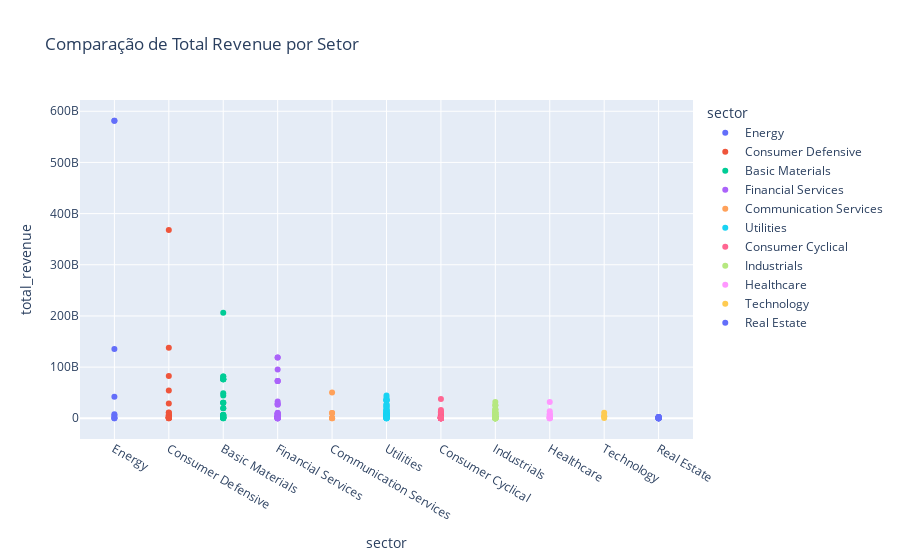

Notebook code cell kept with this figure:
### Markdown cell above
#### Comparação de Receita Total (Total Revenue):

### Code cell
# Gráfico de dispersão de Total Revenue vs. setor

df = df_fundamentals_book.sort_values(by=["total_revenue"], ascending=False)
fig = px.scatter(data_frame=df, y="total_revenue", x="sector", title="Comparação de Total Revenue por Setor", color="sector", hover_name="long_name")
fig.show()

### Figure 1 — Plotly figure (JSON) as saved in the notebook; plotly's stock layout.template omitted (floating-point values rounded to 4 significant figures)
{"data": [{"hovertemplate": "<b>%{hovertext}</b><br><br>sector=%{x}<br>total_revenue=%{y}<extra></extra>", "hovertext": ["Petróleo Brasileiro S.A. - Petrobras", "Petróleo Brasileiro S.A. - Petrobras", "Ultrapar Participações S.A.", "Cosan S.A.", "Prio S.A.", "Refinaria de Petróleos de Manguinhos S.A.", "Enauta Participações S.A.", "Lupatech S.A.", "OSX Brasil S.A."], "legendgroup": "Energy", "marker": {"color": "#636efa", "symbol": "circle"}, "mode": "markers", "name": "Energy", "orientation": "v", "showlegend": true, "type": "scatter", "x": ["Energy", "Energy", "Energy", "Energy", "Energy", "Energy", "Energy", "Energy", "Energy"], "xaxis": "x", "y": [581562990592, 581562990592, 135396335616, 41903177728, 8085656064, 5257510912, 1689777024, 95867000, 36470000], "yaxis": "y"}, {"hovertemplate": "<b>%{hovertext}</b><br><br>sector=%{x}<br>total_revenue=%{y}<extra></extra>", "hovertext": ["JBS S.A.", "Marfrig Global Foods S.A.", "Ambev S.A.", "BRF S.A.", "Minerva S.A.", "M. Dias Branco S.A. Indústria e Comércio de Alimentos", "Camil Alimentos S.A.", "SLC Agrícola S.A.", "Cogna Educação S.A.", "Yduqs Participações S.A.", "Ânima Holding S.A.", "JOSAPAR Joaquim Oliveira S.A. Participações", "JOSAPAR Joaquim Oliveira S.A. Participações", "Ser Educacional S.A.", "Bombril S.A.", "BrasilAgro - Companhia Brasileira de Propriedades Agrícolas", "Mundial S.A. - Produtos de Consumo", "Minupar Participações S.A.", "Bahema Educação S.A.", "Excelsior Alimentos S.A.", "Pomifrutas S/A"], "legendgroup": "Consumer Defensive", "marker": {"color": "#EF553B", "symbol": "circle"}, "mode": "markers", "name": "Consumer Defensive", "orientation": "v", "showlegend": true, "type": "scatter", "x": ["Consumer Defensive", "Consumer Defensive", "Consumer Defensive", "Consumer Defensive", "Consumer Defensive", "Consumer Defensive", "Consumer Defensive", "Consumer Defensive", "Consumer Defensive", "Consumer Defensive", "Consumer Defensive", "Consumer Defensive", "Consumer Defensive", "Consumer Defensive", "Consumer Defensive", "Consumer Defensive", "Consumer Defensive", "Consumer Defensive", "Consumer Defensive", "Consumer Defensive", "Consumer Defensive"], "xaxis": "x", "y": [367859990528, 138076635136, 82710536192, 54207614976, 28934797312, 11076557824, 10679205888, 6962803200, 5476808192, 4858398208, 3637224960, 2195858944, 2195858944, 1762512000, 1488289024, 1249437056, 808867968, 383556000, 374216992, 209987008, 7426000], "yaxis": "y"}, {"hovertemplate": "<b>%{hovertext}</b><br><br>sector=%{x}<br>total_revenue=%{y}<extra></extra>", "hovertext": ["Vale S.A.", "Braskem S.A.", "Braskem S.A.", "Gerdau S.A.", "Metalurgica Gerdau S.A.", "Gerdau S.A.", "Metalurgica Gerdau S.A.", "Suzano S.A.", "Companhia Siderúrgica Nacional", "Usinas Siderúrgicas de Minas Gerais S.A.", "Usinas Siderúrgicas de Minas Gerais S.A.", "Usinas Siderúrgicas de Minas Gerais S.A.", "Klabin S.A.", "Klabin S.A.", "São Martinho S.A.", "Unipar Carbocloro S.A.", "Unipar Carbocloro S.A.", "Unipar Carbocloro S.A.", "Fertilizantes Heringer S.A.", "Cia de Ferro Ligas da Bahia S.A. - FERBASA", "Cia de Ferro Ligas da Bahia S.A. - FERBASA", "Panatlântica S.A.", "Panatlântica S.A.", "Paranapanema S.A.", "Mangels Industrial S.A.", "Tronox Pigmentos do Brasil S.A.", "Tronox Pigmentos do Brasil S.A.", "Companhia Melhoramentos de São Paulo", "Nutriplant Indústria e Comércio S/A"], "legendgroup": "Basic Materials", "marker": {"color": "#00cc96", "symbol": "circle"}, "mode": "markers", "name": "Basic Materials", "orientation": "v", "showlegend": true, "type": "scatter", "x": ["Basic Materials", "Basic Materials", "Basic Materials", "Basic Materials", "Basic Materials", "Basic Materials", "Basic Materials", "Basic Materials", "Basic Materials", "Basic Materials", "Basic Materials", "Basic Materials", "Basic Materials", "Basic Materials", "Basic Materials", "Basic Materials", "Basic Materials", "Basic Materials", "Basic Materials", "Basic Materials", "Basic Materials", "Basic Materials", "Basic Materials", "Basic Materials", "Basic Materials", "Basic Materials", "Basic Materials", "Basic Materials", "Basic Materials"], "xaxis": "x", "y": [206414004224, 81578762240, 81578762240, 76250947584, 76250947584, 76250947584, 76250947584, 49004474368, 44334133248, 30237046784, 30237046784, 30237046784, 19694954496, 19694954496, 6272693760, 6266180096, 6266180096, 6266180096, 5625378816, 2826161920, 2826161920, 2010267008, 2010267008, 1635170944, 958731008, 687374016, 687374016, 202420992, 155735008], "yaxis": "y"}, {"hovertemplate": "<b>%{hovertext}</b><br><br>sector=%{x}<br>total_revenue=%{y}<extra></extra>", "hovertext": ["Itaú Unibanco Holding S.A.", "Itaú Unibanco Holding S.A.", "Banco do Brasil S.A.", "Banco Bradesco S.A.", "Banco Bradesco S.A.", "Banco Bradesco S.A.", "Porto Seguro S.A.", "Banco BTG Pactual S.A.", "Banco BTG Pactual S.A.", "Hapvida Participações e Investimentos S.A.", "Banco do Nordeste do Brasil S.A.", "IRB-Brasil Resseguros S.A.", "B3 S.A. - Brasil, Bolsa, Balcão", "BB Seguridade Participações S.A.", "Banco Pan S.A.", "Banco do Estado do Rio Grande do Sul S.A.", "Banco do Estado do Rio Grande do Sul S.A.", "Banco do Estado do Rio Grande do Sul S.A.", "Banco Mercantil do Brasil S.A.", "Banco Mercantil do Brasil S.A.", "BRB - Banco de Brasília S.A.", "Banco da Amazônia S.A.", "Banco BMG S.A.", "Banco ABC Brasil S.A.", "Financeira Alfa S.A. - Crédito, Financiamento e Investimentos", "Financeira Alfa S.A. - Crédito, Financiamento e Investimentos", "Banestes S.A - Banco do Estado do Espírito Santo", "Banestes S.A - Banco do Estado do Espírito Santo", "Consórcio Alfa de Administração S.A.", "Banco Pine S.A.", "Banco do Estado de Sergipe S.A.", "Banco do Estado de Sergipe S.A.", "Banco Alfa de Investimento S.A.", "Banco Alfa de Investimento S.A.", "Alper Consultoria e Corretora de Seguros S.A.", "Companhia de Participações Aliança da Bahia", "Companhia de Participações Aliança da Bahia", "Creditaqui Financeira S.A. - Crédito, Financiamento e Investimento", "Banco Mercantil de Investimentos S.A.", "Banco Mercantil de Investimentos S.A."], "legendgroup": "Financial Services", "marker": {"color": "#ab63fa", "symbol": "circle"}, "mode": "markers", "name": "Financial Services", "orientation": "v", "showlegend": true, "type": "scatter", "x": ["Financial Services", "Financial Services", "Financial Services", "Financial Services", "Financial Services", "Financial Services", "Financial Services", "Financial Services", "Financial Services", "Financial Services", "Financial Services", "Financial Services", "Financial Services", "Financial Services", "Financial Services", "Financial Services", "Financial Services", "Financial Services", "Financial Services", "Financial Services", "Financial Services", "Financial Services", "Financial Services", "Financial Services", "Financial Services", "Financial Services", "Financial Services", "Financial Services", "Financial Services", "Financial Services", "Financial Services", "Financial Services", "Financial Services", "Financial Services", "Financial Services", "Financial Services", "Financial Services", "Financial Services", "Financial Services", "Financial Services"], "xaxis": "x", "y": [118938001408, 118938001408, 95328927744, 72893186048, 72893186048, 72893186048, 32613675008, 27751354368, 27751354368, 26389682176, 10592342016, 9590924288, 9005003776, 8559824896, 8450192896, 5803804160, 5803804160, 5803804160, 2868445952, 2868445952, 2658298880, 2219761920, 2034155008, 1941778944, 1875171968, 1875171968, 1420918016, 1420918016, 1039689024, 456796992, 455048000, 455048000, 410123008, 410123008, 284499008, 49275000, 49275000, 34616000, 24711000, 24711000], "yaxis": "y"}, {"hovertemplate": "<b>%{hovertext}</b><br><br>sector=%{x}<br>total_revenue=%{y}<extra></extra>", "hovertext": ["Telefônica Brasil S.A.", "Oi S.A.", "Oi S.A.", "Telecomunicações Brasileiras S.A. - Telebras", "Telecomunicações Brasileiras S.A. - Telebras", "Atom Empreendimentos e Participações S.A.", "DTCOM - Direct to Company S.A."], "legendgroup": "Communication Services", "marker": {"color": "#FFA15A", "symbol": "circle"}, "mode": "markers", "name": "Communication Services", "orientation": "v", "showlegend": true, "type": "scatter", "x": ["Communication Services", "Communication Services", "Communication Services", "Communication Services", "Communication Services", "Communication Services", "Communication Services"], "xaxis": "x", "y": [50311852032, 10408729600, 10408729600, 390356000, 390356000, 26831000, 9557000], "yaxis": "y"}, {"hovertemplate": "<b>%{hovertext}</b><br><br>sector=%{x}<br>total_revenue=%{y}<extra></extra>", "hovertext": ["Neoenergia S.A.", "CPFL Energia S.A.", "Companhia Energética de Minas Gerais - CEMIG", "Companhia Energética de Minas Gerais - CEMIG", "Centrais Elétricas Brasileiras S.A. - Eletrobrás", "Centrais Elétricas Brasileiras S.A. - Eletrobrás", "Equatorial Energia S.A.", "Energisa S.A.", "Energisa S.A.", "Companhia de Saneamento Básico do Estado de São Paulo - SABESP", "Companhia Paranaense de Energia - COPEL", "Companhia Paranaense de Energia - COPEL", "Companhia de Gás de São Paulo - COMGÁS", "Companhia de Gás de São Paulo - COMGÁS", "Rede Energia Participações S.A.", "Companhia de Eletricidade do Estado da Bahia - COELBA", "Companhia de Eletricidade do Estado da Bahia - COELBA", "Light S.A.", "Engie Brasil Energia S.A.", "Centrais Elétricas de Santa Catarina S.A.", "Eneva S.A.", "Companhia Energética do Ceará - COELCE", "Companhia Energética do Ceará - COELCE", "Elektro Redes S.A.", "Ampla Energia e Serviços S.A.", "Energisa Mato Grosso - Distribuidora de Energia S/A", "Energisa Mato Grosso - Distribuidora de Energia S/A", "Companhia de Saneamento de Minas Gerais", "Companhia de Saneamento do Paraná - SANEPAR", "Companhia de Saneamento do Paraná - SANEPAR", "CTEEP - Companhia de Transmissão de Energia Elétrica Paulista S.A.", "CTEEP - Companhia de Transmissão de Energia Elétrica Paulista S.A.", "Companhia Estadual de Distribuição de Energia Elétrica", "Companhia Energética do Rio Grande do Norte - COSERN", "Alupar Investimento S.A.", "Alupar Investimento S.A.", "Transmissora Aliança de Energia Elétrica S.A.", "Transmissora Aliança de Energia Elétrica S.A.", "Rio Paranapanema Energia S.A.", "Rio Paranapanema Energia S.A.", "Empresa Metropolitana de Águas e Energia S.A.", "Companhia Energética de Brasília - CEB", "Renova Energia S.A.", "Renova Energia S.A.", "Afluente Transmissão de Energia Elétrica S.A.", "Companhia CELG de Participações S/A"], "legendgroup": "Utilities", "marker": {"color": "#19d3f3", "symbol": "circle"}, "mode": "markers", "name": "Utilities", "orientation": "v", "showlegend": true, "type": "scatter", "x": ["Utilities", "Utilities", "Utilities", "Utilities", "Utilities", "Utilities", "Utilities", "Utilities", "Utilities", "Utilities", "Utilities", "Utilities", "Utilities", "Utilities", "Utilities", "Utilities", "Utilities", "Utilities", "Utilities", "Utilities", "Utilities", "Utilities", "Utilities", "Utilities", "Utilities", "Utilities", "Utilities", "Utilities", "Utilities", "Utilities", "Utilities", "Utilities", "Utilities", "Utilities", "Utilities", "Utilities", "Utilities", "Utilities", "Utilities", "Utilities", "Utilities", "Utilities", "Utilities", "Utilities", "Utilities", "Utilities"], "xaxis": "x", "y": [44605001728, 39970619392, 35868434432, 35868434432, 35511730176, 35511730176, 34175262720, 26954743808, 26954743808, 23772835840, 21971798016, 21971798016, 17199038464, 17199038464, 15240429568, 14412999680, 14412999680, 13259704320, 11371320320, 10232572928, 9003487232, 8796922880, 8796922880, 8440000000, 7782657024, 7043977216, 7043977216, 6741365248, 5897683968, 5897683968, 5469496832, 5469496832, 4923587072, 3615000064, 3169097984, 3169097984, 2344666880, 2344666880, 1423168000, 1423168000, 563564992, 334564000, 246784992, 246784992, 72346000, 15328000], "yaxis": "y"}, {"hovertemplate": "<b>%{hovertext}</b><br><br>sector=%{x}<br>total_revenue=%{y}<extra></extra>", "hovertext": ["Magazine Luiza S.A.", "Iochpe-Maxion S.A.", "Lojas Renner S.A.", "Whirlpool S.A.", "Whirlpool S.A.", "Guararapes Confecções S.A.", "MRV Engenharia e Participações S.A.", "C&A Modas S.A.", "Cyrela Brazil Realty S.A. Empreendimentos e Participações", "Arezzo Indústria e Comércio S.A.", "MAHLE Metal Leve S.A.", "Alpargatas S.A.", "Alpargatas S.A.", "Fras-le S.A.", "Vulcabras S.A.", "Marisa Lojas S.A.", "Grendene S.A.", "International Meal Company Alimentação S.A.", "WLM Participações e Comércio de Máquinas e Veículos S.A.", "WLM Participações e Comércio de Máquinas e Veículos S.A.", "Schulz S.A.", "Vivara Participações S.A.", "Metalfrio Solutions S.A.", "Irani Papel e Embalagem S.A.", "Companhia de Tecidos Norte de Minas", "Companhia de Tecidos Norte de Minas", "Gafisa S.A.", "Companhia de Fiação e Tecidos Cedro e Cachoeira S.A.", "Companhia de Fiação e Tecidos Cedro e Cachoeira S.A.", "Springs Global Participações S.A.", "Plascar Participações Industriais S.A.", "Sansuy S.A.", "Pettenati S.A. Industria Têxtil", "Grazziotin S.A.", "Grazziotin S.A.", "Döhler S.A.", "Karsten S.A.", "São Paulo Turismo S.A.", "T4F Entretenimento S.A.", "Metalúrgica Riosulense S.A.", "Technos S.A.", "Wetzel S.A.", "Teka Tecelagem Kuehnrich S.A.", "Unicasa Indústria de Móveis S.A.", "Têxtil Renauxview S.A.", "Manufatura de Brinquedos Estrela S.A.", "Companhia Tecidos Santanense Ltda.", "Companhia Tecidos Santanense Ltda.", "Hotéis Othon S.A.", "Saraiva Livreiros S.A. - em Recuperação Judicial", "Saraiva Livreiros S.A. - em Recuperação Judicial", "Bicicletas Monark S.A.", "Rossi Residencial S.A."], "legendgroup": "Consumer Cyclical", "marker": {"color": "#FF6692", "symbol": "circle"}, "mode": "markers", "name": "Consumer Cyclical", "orientation": "v", "showlegend": true, "type": "scatter", "x": ["Consumer Cyclical", "Consumer Cyclical", "Consumer Cyclical", "Consumer Cyclical", "Consumer Cyclical", "Consumer Cyclical", "Consumer Cyclical", "Consumer Cyclical", "Consumer Cyclical", "Consumer Cyclical", "Consumer Cyclical", "Consumer Cyclical", "Consumer Cyclical", "Consumer Cyclical", "Consumer Cyclical", "Consumer Cyclical", "Consumer Cyclical", "Consumer Cyclical", "Consumer Cyclical", "Consumer Cyclical", "Consumer Cyclical", "Consumer Cyclical", "Consumer Cyclical", "Consumer Cyclical", "Consumer Cyclical", "Consumer Cyclical", "Consumer Cyclical", "Consumer Cyclical", "Consumer Cyclical", "Consumer Cyclical", "Consumer Cyclical", "Consumer Cyclical", "Consumer Cyclical", "Consumer Cyclical", "Consumer Cyclical", "Consumer Cyclical", "Consumer Cyclical", "Consumer Cyclical", "Consumer Cyclical", "Consumer Cyclical", "Consumer Cyclical", "Consumer Cyclical", "Consumer Cyclical", "Consumer Cyclical", "Consumer Cyclical", "Consumer Cyclical", "Consumer Cyclical", "Consumer Cyclical", "Consumer Cyclical", "Consumer Cyclical", "Consumer Cyclical", "Consumer Cyclical", "Consumer Cyclical"], "xaxis": "x", "y": [37614026752, 16277650432, 13311150080, 10798148608, 10798148608, 8534467072, 6871887872, 6239823872, 5855582208, 4605711872, 4457569792, 4022152960, 4022152960, 3329081088, 2697415936, 2543000064, 2461263872, 2332004096, 2230747904, 2230747904, 2122806016, 1988457984, 1870772992, 1651169024, 1520957056, 1520957056, 1254164992, 1218929024, 1218929024, 1217444992, 907878016, 869987008, 841157184, 664504000, 664504000, 655438976, 638846976, 470275008, 401592992, 380816000, 344675008, 289571008, 275728992, 228538000, 193732992, 173840000, 166780000, 166780000, 128233000, 74319000, 74319000, 17450000, -42424000], "yaxis": "y"}, {"hovertemplate": "<b>%{hovertext}</b><br><br>sector=%{x}<br>total_revenue=%{y}<extra></extra>", "hovertext": ["WEG S.A.", "Localiza Rent a Car S.A.", "Embraer S.A.", "Gol Linhas Aéreas Inteligentes S.A.", "Azul S.A.", "CCR S.A.", "Randon S.A. Implementos e Participações", "Randon S.A. Implementos e Participações", "Tupy S.A.", "Movida Participações S.A.", "Rumo S.A.", "Itaúsa S.A.", "Itaúsa S.A.", "EcoRodovias Infraestrutura e Logística S.A.", "JSL S.A.", "Marcopolo S.A.", "Marcopolo S.A.", "Vamos Locação de Caminhões, Máquinas e Equipamentos S.A.", "Eucatex S.A. Indústria e Comércio", "Log-In Logística Intermodal S.A.", "Taurus Armas S.A.", "Taurus Armas S.A.", "PBG S.A.", "Valid Soluções S.A.", "Santos Brasil Participações S.A.", "Kepler Weber S.A.", "Tegma Gestão Logística S.A.", "Mills Locação, Serviços e Logística S.A.", "Eternit S.A.", "Triunfo Participações e Investimentos S.A.", "METISA Metalúrgica Timboense S.A.", "Azevedo & Travassos S.A.", "Azevedo & Travassos S.A.", "Electro Aço Altona S.A.", "Electro Aço Altona S.A.", "Sondotécnica Engenharia de Solos S.A.", "Sondotécnica Engenharia de Solos S.A.", "Trevisa Investimentos S.A.", "Recrusul S/A", "Recrusul S/A", "Bardella S.A. Indústrias Mecânicas", "HAGA S/A Indústria e Comércio", "HAGA S/A Indústria e Comércio", "Inepar S.A. Indústria e Construções", "Inepar S.A. Indústria e Construções", "Alfa Holdings S.A.", "Alfa Holdings S.A.", "Alfa Holdings S.A."], "legendgroup": "Industrials", "marker": {"color": "#B6E880", "symbol": "circle"}, "mode": "markers", "name": "Industrials", "orientation": "v", "showlegend": true, "type": "scatter", "x": ["Industrials", "Industrials", "Industrials", "Industrials", "Industrials", "Industrials", "Industrials", "Industrials", "Industrials", "Industrials", "Industrials", "Industrials", "Industrials", "Industrials", "Industrials", "Industrials", "Industrials", "Industrials", "Industrials", "Industrials", "Industrials", "Industrials", "Industrials", "Industrials", "Industrials", "Industrials", "Industrials", "Industrials", "Industrials", "Industrials", "Industrials", "Industrials", "Industrials", "Industrials", "Industrials", "Industrials", "Industrials", "Industrials", "Industrials", "Industrials", "Industrials", "Industrials", "Industrials", "Industrials", "Industrials", "Industrials", "Industrials", "Industrials"], "xaxis": "x", "y": [31758307328, 25694312448, 25414543360, 17802338304, 17562785792, 15793783808, 11338787840, 11338787840, 11055373312, 10645367808, 10317456384, 7807000064, 7807000064, 7198690816, 6690416128, 6323627008, 6323627008, 5921158144, 2641722880, 2183670016, 2161383936, 2161383936, 2130844032, 2038685952, 1924957056, 1622033024, 1527597056, 1272089984, 1191565056, 850238976, 725908992, 533344000, 533344000, 469816000, 469816000, 163768000, 163768000, 134899008, 66288000, 66288000, 38188000, 29589476, 29589476, 8974000, 8974000, 7766000, 7766000, 7766000], "yaxis": "y"}, {"hovertemplate": "<b>%{hovertext}</b><br><br>sector=%{x}<br>total_revenue=%{y}<extra></extra>", "hovertext": ["Raia Drogasil S.A.", "Diagnósticos da América S.A.", "Profarma Distribuidora de Produtos Farmacêuticos S.A.", "Hypera S.A.", "Fleury S.A.", "Dimed S.A. Distribuidora de Medicamentos", "Odontoprev S.A.", "Qualicorp Consultoria e Corretora de Seguros S.A.", "Centro de Imagem Diagnósticos S.A.", "Ouro Fino Saúde Animal Participações S.A.", "Baumer S.A.", "Baumer S.A.", "Biomm S.A."], "legendgroup": "Healthcare", "marker": {"color": "#FF97FF", "symbol": "circle"}, "mode": "markers", "name": "Healthcare", "orientation": "v", "showlegend": true, "type": "scatter", "x": ["Healthcare", "Healthcare", "Healthcare", "Healthcare", "Healthcare", "Healthcare", "Healthcare", "Healthcare", "Healthcare", "Healthcare", "Healthcare", "Healthcare", "Healthcare"], "xaxis": "x", "y": [31699775488, 13869300736, 8290660864, 8086440960, 5157745152, 4211435008, 2211380992, 1852472960, 1132401024, 1002499008, 182619008, 182619008, 122112000], "yaxis": "y"}, {"hovertemplate": "<b>%{hovertext}</b><br><br>sector=%{x}<br>total_revenue=%{y}<extra></extra>", "hovertext": ["Cielo S.A.", "TOTVS S.A.", "Positivo Tecnologia S.A.", "Sinqia S.A."], "legendgroup": "Technology", "marker": {"color": "#FECB52", "symbol": "circle"}, "mode": "markers", "name": "Technology", "orientation": "v", "showlegend": true, "type": "scatter", "x": ["Technology", "Technology", "Technology", "Technology"], "xaxis": "x", "y": [10602608640, 4131910912, 3788535040, 656628992], "yaxis": "y"}, {"hovertemplate": "<b>%{hovertext}</b><br><br>sector=%{x}<br>total_revenue=%{y}<extra></extra>", "hovertext": ["Even Construtora e Incorporadora S.A.", "Construtora Tenda S.A.", "Direcional Engenharia S.A.", "Aliansce Sonae Shopping Centers S.A.", "Multiplan Empreendimentos Imobiliários S.A.", "JHSF Participações S.A.", "Helbor Empreendimentos S.A.", "EZTEC Empreendimentos e Participações S.A.", "Trisul S.A.", "São Carlos Empreendimentos e Participações S.A.", "RNI Negócios Imobiliários S.A.", "Tecnisa S.A.", "LOG Commercial Properties e Participações S.A.", "LPS Brasil - Consultoria de Imóveis S.A.", "BR Properties S.A.", "Companhia Habitasul de Participações", "General Shopping e Outlets do Brasil S.A.", "Viver Incorporadora e Construtora S.A.", "PDG Realty S.A. Empreendimentos e Participações", "João Fortes Engenharia S.A.", "Corrêa Ribeiro S.A. Comércio e Indústria"], "legendgroup": "Real Estate", "marker": {"color": "#636efa", "symbol": "circle"}, "mode": "markers", "name": "Real Estate", "orientation": "v", "showlegend": true, "type": "scatter", "x": ["Real Estate", "Real Estate", "Real Estate", "Real Estate", "Real Estate", "Real Estate", "Real Estate", "Real Estate", "Real Estate", "Real Estate", "Real Estate", "Real Estate", "Real Estate", "Real Estate", "Real Estate", "Real Estate", "Real Estate", "Real Estate", "Real Estate", "Real Estate", "Real Estate"], "xaxis": "x", "y": [2568701952, 2566170880, 2271072000, 1949296000, 1932681984, 1675406976, 1086313984, 1085058944, 896510976, 681056000, 621508992, 390843008, 257343008, 190879008, 158444000, 157572000, 154206000, 111621000, 110469000, 74866000, 334000], "yaxis": "y"}], "layout": {"legend": {"title": {"text": "sector"}, "tracegroupgap": 0}, "title": {"text": "Comparação de Total Revenue por Setor"}, "xaxis": {"anchor": "y", "categoryarray": ["Energy", "Consumer Defensive", "Basic Materials", "Financial Services", "Communication Services", "Utilities", "Consumer Cyclical", "Industrials", "Healthcare", "Technology", "Real Estate"], "categoryorder": "array", "domain": [0, 1], "title": {"text": "sector"}}, "yaxis": {"anchor": "x", "domain": [0, 1], "title": {"text": "total_revenue"}}}}
